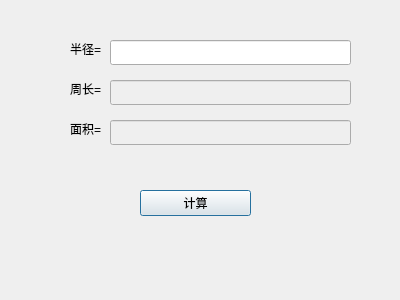
<?xml version="1.0" encoding="UTF-8"?>
<ui version="4.0">
 <class>Dialog</class>
 <widget class="QDialog" name="Dialog">
  <property name="geometry">
   <rect>
    <x>0</x>
    <y>0</y>
    <width>400</width>
    <height>300</height>
   </rect>
  </property>
  <property name="windowTitle">
   <string>Dialog</string>
  </property>
  <widget class="QLabel" name="label">
   <property name="geometry">
    <rect>
     <x>70</x>
     <y>40</y>
     <width>55</width>
     <height>18</height>
    </rect>
   </property>
   <property name="text">
    <string>半径=</string>
   </property>
  </widget>
  <widget class="QLabel" name="label_2">
   <property name="geometry">
    <rect>
     <x>70</x>
     <y>80</y>
     <width>55</width>
     <height>18</height>
    </rect>
   </property>
   <property name="text">
    <string>周长=</string>
   </property>
  </widget>
  <widget class="QLabel" name="label_3">
   <property name="geometry">
    <rect>
     <x>70</x>
     <y>120</y>
     <width>55</width>
     <height>18</height>
    </rect>
   </property>
   <property name="text">
    <string>面积=</string>
   </property>
  </widget>
  <widget class="QLineEdit" name="leRadius">
   <property name="geometry">
    <rect>
     <x>110</x>
     <y>40</y>
     <width>241</width>
     <height>25</height>
    </rect>
   </property>
  </widget>
  <widget class="QLineEdit" name="leLength">
   <property name="enabled">
    <bool>false</bool>
   </property>
   <property name="geometry">
    <rect>
     <x>110</x>
     <y>80</y>
     <width>241</width>
     <height>25</height>
    </rect>
   </property>
  </widget>
  <widget class="QLineEdit" name="leArea">
   <property name="enabled">
    <bool>false</bool>
   </property>
   <property name="geometry">
    <rect>
     <x>110</x>
     <y>120</y>
     <width>241</width>
     <height>25</height>
    </rect>
   </property>
   <property name="text">
    <string/>
   </property>
  </widget>
  <widget class="QPushButton" name="pbCal">
   <property name="geometry">
    <rect>
     <x>140</x>
     <y>190</y>
     <width>111</width>
     <height>26</height>
    </rect>
   </property>
   <property name="text">
    <string>计算</string>
   </property>
  </widget>
 </widget>
 <resources/>
 <connections>
  <connection>
   <sender>pbCal</sender>
   <signal>clicked()</signal>
   <receiver>Dialog</receiver>
   <slot>calCircle()</slot>
   <hints>
    <hint type="sourcelabel">
     <x>205</x>
     <y>205</y>
    </hint>
    <hint type="destinationlabel">
     <x>308</x>
     <y>221</y>
    </hint>
   </hints>
  </connection>
  <connection>
   <sender>leRadius</sender>
   <signal>returnPressed()</signal>
   <receiver>Dialog</receiver>
   <slot>calCircle()</slot>
   <hints>
    <hint type="sourcelabel">
     <x>232</x>
     <y>53</y>
    </hint>
    <hint type="destinationlabel">
     <x>378</x>
     <y>54</y>
    </hint>
   </hints>
  </connection>
 </connections>
 <slots>
  <slot>calCircle()</slot>
 </slots>
</ui>
